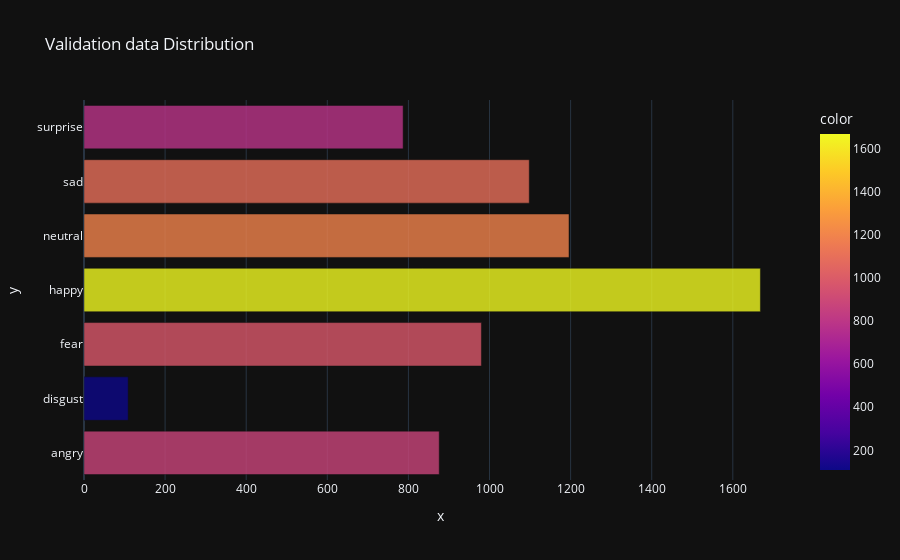

Notebook code cell kept with this figure:
### Code cell
plot_dist(val_dict, "Validation data")

### Figure 1 — Plotly figure (JSON) as saved in the notebook; plotly's stock layout.template omitted (floating-point values rounded to 4 significant figures)
{"data": [{"alignmentgroup": "True", "hovertemplate": "x=%{x}<br>y=%{y}<br>color=%{marker.color}<extra></extra>", "legendgroup": "", "marker": {"color": [876, 109, 980, 1668, 1196, 1098, 787], "coloraxis": "coloraxis", "opacity": 0.8, "pattern": {"shape": ""}}, "name": "", "offsetgroup": "", "orientation": "h", "showlegend": false, "textposition": "auto", "type": "bar", "x": [876, 109, 980, 1668, 1196, 1098, 787], "xaxis": "x", "y": ["angry", "disgust", "fear", "happy", "neutral", "sad", "surprise"], "yaxis": "y"}], "layout": {"barmode": "relative", "coloraxis": {"colorbar": {"title": {"text": "color"}}, "colorscale": [[0, "#0d0887"], [0.1111, "#46039f"], [0.2222, "#7201a8"], [0.3333, "#9c179e"], [0.4444, "#bd3786"], [0.5556, "#d8576b"], [0.6667, "#ed7953"], [0.7778, "#fb9f3a"], [0.8889, "#fdca26"], [1, "#f0f921"]]}, "legend": {"tracegroupgap": 0}, "title": {"text": "Validation data Distribution"}, "xaxis": {"anchor": "y", "domain": [0, 1], "title": {"text": "x"}}, "yaxis": {"anchor": "x", "domain": [0, 1], "title": {"text": "y"}}}}
